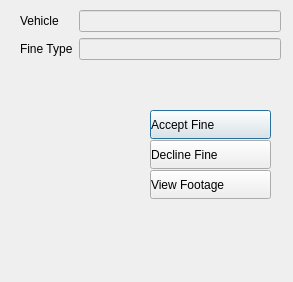
<?xml version="1.0" encoding="UTF-8"?>
<ui version="4.0">
 <class>ReviewFineDialog</class>
 <widget class="QDialog" name="ReviewFineDialog">
  <property name="geometry">
   <rect>
    <x>0</x>
    <y>0</y>
    <width>293</width>
    <height>282</height>
   </rect>
  </property>
  <property name="windowTitle">
   <string>Review Fine</string>
  </property>
  <property name="autoFillBackground">
   <bool>false</bool>
  </property>
  <property name="sizeGripEnabled">
   <bool>false</bool>
  </property>
  <widget class="QWidget" name="widget" native="true">
   <property name="geometry">
    <rect>
     <x>20</x>
     <y>10</y>
     <width>261</width>
     <height>251</height>
    </rect>
   </property>
   <property name="styleSheet">
    <string notr="true">#acceptFineButton, #declineFineButton, #viewFootageButton{
text-align:left;
}

#errorLabel {
color: rgb(255, 0, 0);
}
</string>
   </property>
   <widget class="QWidget" name="formLayoutWidget">
    <property name="geometry">
     <rect>
      <x>0</x>
      <y>0</y>
      <width>261</width>
      <height>71</height>
     </rect>
    </property>
    <layout class="QFormLayout" name="formLayout">
     <item row="0" column="0">
      <widget class="QLabel" name="vehicleLabel">
       <property name="text">
        <string>Vehicle</string>
       </property>
      </widget>
     </item>
     <item row="0" column="1">
      <widget class="QLineEdit" name="vehicleLineEdit">
       <property name="enabled">
        <bool>false</bool>
       </property>
       <property name="text">
        <string/>
       </property>
      </widget>
     </item>
     <item row="1" column="0">
      <widget class="QLabel" name="fineTypeLabel">
       <property name="text">
        <string>Fine Type</string>
       </property>
      </widget>
     </item>
     <item row="1" column="1">
      <widget class="QLineEdit" name="fineTypeLineEdit">
       <property name="enabled">
        <bool>false</bool>
       </property>
      </widget>
     </item>
    </layout>
   </widget>
   <widget class="QWidget" name="widget_2" native="true">
    <property name="geometry">
     <rect>
      <x>130</x>
      <y>100</y>
      <width>121</width>
      <height>91</height>
     </rect>
    </property>
    <property name="layoutDirection">
     <enum>Qt::LeftToRight</enum>
    </property>
    <property name="styleSheet">
     <string notr="true">
</string>
    </property>
    <widget class="QPushButton" name="acceptFineButton">
     <property name="geometry">
      <rect>
       <x>0</x>
       <y>0</y>
       <width>121</width>
       <height>29</height>
      </rect>
     </property>
     <property name="layoutDirection">
      <enum>Qt::LeftToRight</enum>
     </property>
     <property name="text">
      <string>Accept Fine</string>
     </property>
     <property name="icon">
      <iconset resource="../resource/icons.qrc">
       <normaloff>:/black/icons/check.svg</normaloff>:/black/icons/check.svg</iconset>
     </property>
    </widget>
    <widget class="QPushButton" name="declineFineButton">
     <property name="geometry">
      <rect>
       <x>0</x>
       <y>30</y>
       <width>121</width>
       <height>29</height>
      </rect>
     </property>
     <property name="layoutDirection">
      <enum>Qt::LeftToRight</enum>
     </property>
     <property name="text">
      <string>Decline Fine</string>
     </property>
     <property name="icon">
      <iconset resource="../resource/icons.qrc">
       <normaloff>:/black/icons/slash.svg</normaloff>:/black/icons/slash.svg</iconset>
     </property>
    </widget>
    <widget class="QPushButton" name="viewFootageButton">
     <property name="geometry">
      <rect>
       <x>0</x>
       <y>60</y>
       <width>121</width>
       <height>29</height>
      </rect>
     </property>
     <property name="text">
      <string>View Footage</string>
     </property>
     <property name="icon">
      <iconset resource="../resource/icons.qrc">
       <normaloff>:/black/icons/eye.svg</normaloff>:/black/icons/eye.svg</iconset>
     </property>
    </widget>
   </widget>
   <widget class="QLabel" name="errorLabel">
    <property name="geometry">
     <rect>
      <x>70</x>
      <y>200</y>
      <width>191</width>
      <height>20</height>
     </rect>
    </property>
    <property name="font">
     <font>
      <weight>75</weight>
      <bold>true</bold>
     </font>
    </property>
    <property name="layoutDirection">
     <enum>Qt::RightToLeft</enum>
    </property>
    <property name="text">
     <string/>
    </property>
   </widget>
  </widget>
 </widget>
 <resources>
  <include location="../resource/icons.qrc"/>
 </resources>
 <connections/>
</ui>
